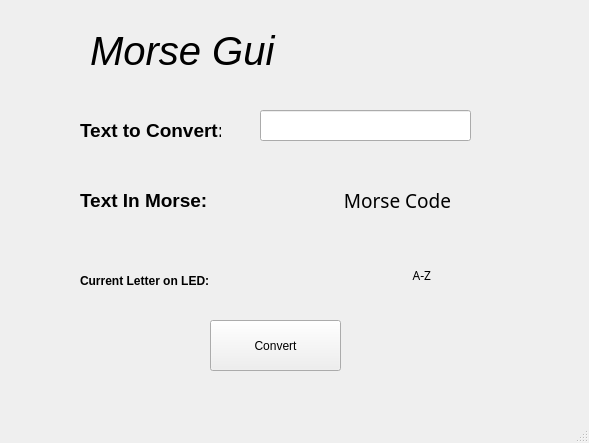
<?xml version="1.0" encoding="UTF-8"?>
<ui version="4.0">
 <class>Morse_GUI</class>
 <widget class="QMainWindow" name="Morse_GUI">
  <property name="geometry">
   <rect>
    <x>0</x>
    <y>0</y>
    <width>589</width>
    <height>443</height>
   </rect>
  </property>
  <property name="windowTitle">
   <string>MainWindow</string>
  </property>
  <widget class="QWidget" name="centralwidget">
   <widget class="QLabel" name="label">
    <property name="geometry">
     <rect>
      <x>80</x>
      <y>110</y>
      <width>141</width>
      <height>41</height>
     </rect>
    </property>
    <property name="font">
     <font>
      <pointsize>14</pointsize>
      <weight>75</weight>
      <bold>true</bold>
     </font>
    </property>
    <property name="text">
     <string>Text to Convert: </string>
    </property>
   </widget>
   <widget class="QLineEdit" name="inputbox">
    <property name="geometry">
     <rect>
      <x>260</x>
      <y>110</y>
      <width>211</width>
      <height>31</height>
     </rect>
    </property>
    <property name="text">
     <string/>
    </property>
    <property name="maxLength">
     <number>12</number>
    </property>
   </widget>
   <widget class="QLabel" name="text_in_morse_label">
    <property name="geometry">
     <rect>
      <x>80</x>
      <y>180</y>
      <width>141</width>
      <height>41</height>
     </rect>
    </property>
    <property name="font">
     <font>
      <pointsize>14</pointsize>
      <weight>75</weight>
      <bold>true</bold>
     </font>
    </property>
    <property name="text">
     <string>Text In Morse: </string>
    </property>
   </widget>
   <widget class="QLabel" name="morse_code">
    <property name="geometry">
     <rect>
      <x>240</x>
      <y>180</y>
      <width>221</width>
      <height>41</height>
     </rect>
    </property>
    <property name="font">
     <font>
      <family>Cantarell Thin</family>
      <pointsize>14</pointsize>
     </font>
    </property>
    <property name="text">
     <string>Morse Code</string>
    </property>
    <property name="textFormat">
     <enum>Qt::RichText</enum>
    </property>
    <property name="scaledContents">
     <bool>true</bool>
    </property>
    <property name="alignment">
     <set>Qt::AlignRight|Qt::AlignTrailing|Qt::AlignVCenter</set>
    </property>
    <property name="margin">
     <number>0</number>
    </property>
    <property name="indent">
     <number>10</number>
    </property>
   </widget>
   <widget class="QPushButton" name="convert_Button">
    <property name="geometry">
     <rect>
      <x>210</x>
      <y>320</y>
      <width>131</width>
      <height>51</height>
     </rect>
    </property>
    <property name="text">
     <string>Convert</string>
    </property>
   </widget>
   <widget class="QLabel" name="label_2">
    <property name="geometry">
     <rect>
      <x>80</x>
      <y>260</y>
      <width>171</width>
      <height>41</height>
     </rect>
    </property>
    <property name="font">
     <font>
      <weight>75</weight>
      <bold>true</bold>
     </font>
    </property>
    <property name="text">
     <string>Current Letter on LED: </string>
    </property>
   </widget>
   <widget class="QLabel" name="current_letter">
    <property name="geometry">
     <rect>
      <x>370</x>
      <y>260</y>
      <width>71</width>
      <height>31</height>
     </rect>
    </property>
    <property name="font">
     <font>
      <family>Cantarell Thin</family>
     </font>
    </property>
    <property name="text">
     <string>A-Z</string>
    </property>
    <property name="alignment">
     <set>Qt::AlignRight|Qt::AlignTrailing|Qt::AlignVCenter</set>
    </property>
    <property name="indent">
     <number>10</number>
    </property>
   </widget>
   <widget class="QLabel" name="label_3">
    <property name="geometry">
     <rect>
      <x>80</x>
      <y>20</y>
      <width>201</width>
      <height>61</height>
     </rect>
    </property>
    <property name="font">
     <font>
      <pointsize>30</pointsize>
      <weight>50</weight>
      <italic>true</italic>
      <bold>false</bold>
     </font>
    </property>
    <property name="text">
     <string>Morse Gui</string>
    </property>
    <property name="scaledContents">
     <bool>false</bool>
    </property>
    <property name="indent">
     <number>10</number>
    </property>
   </widget>
  </widget>
  <widget class="QMenuBar" name="menubar">
   <property name="geometry">
    <rect>
     <x>0</x>
     <y>0</y>
     <width>589</width>
     <height>27</height>
    </rect>
   </property>
  </widget>
  <widget class="QStatusBar" name="statusbar"/>
 </widget>
 <resources/>
 <connections/>
</ui>
